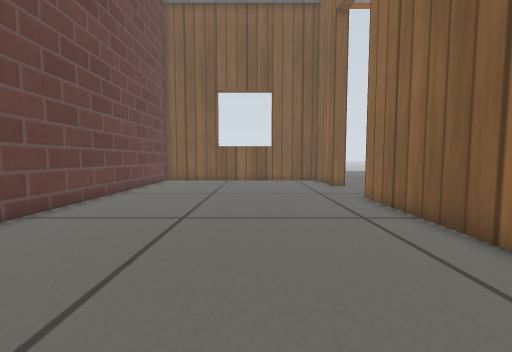
view 1 (above)

12 first-person views from a walk through a world built for the Gazebo simulator. The camera is 0.33 m above the floor, tilts 4° down and sees 90° across. The floor is counted in squares, 0.2 m on a side. Each view is taken from the middle of a square. On the plan, view 1 faces up. The plan holds only what a view shows up to about 14 squares ahead; the rest is blank. Gazebo's built-in surfaces are drawn with simple patterns.

view 2
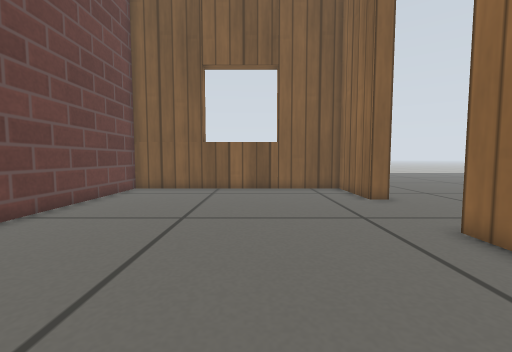

view 3
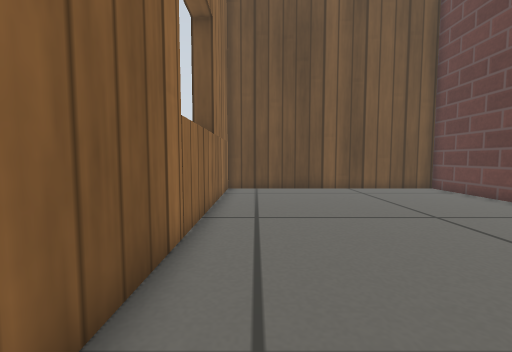

view 4
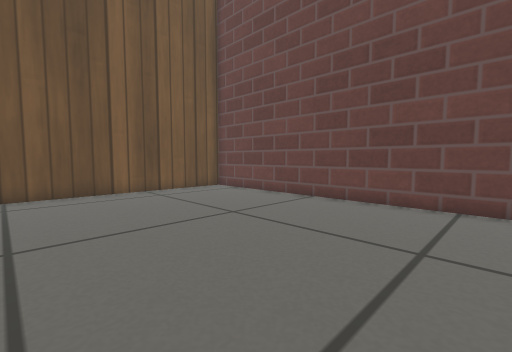

view 5
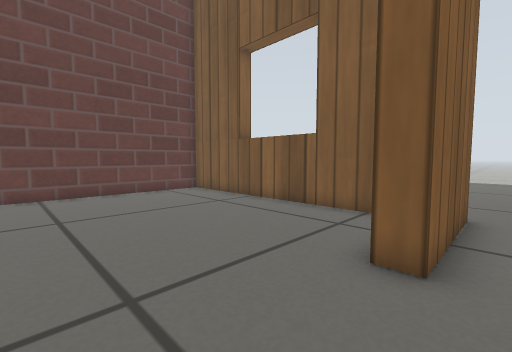

view 6
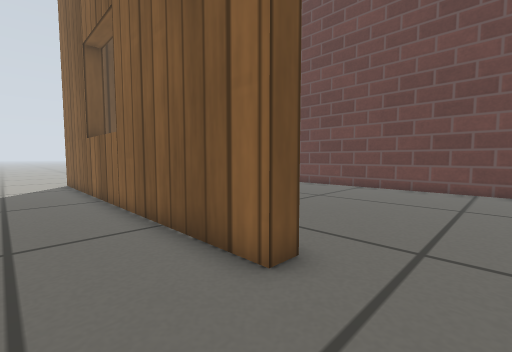

view 7
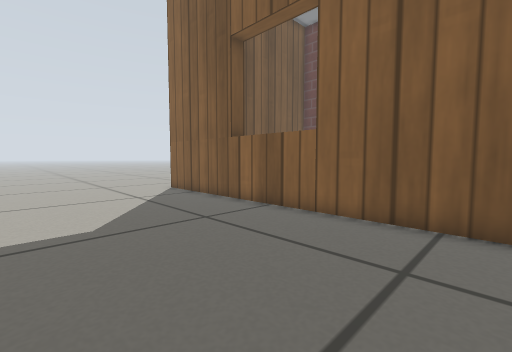

view 8
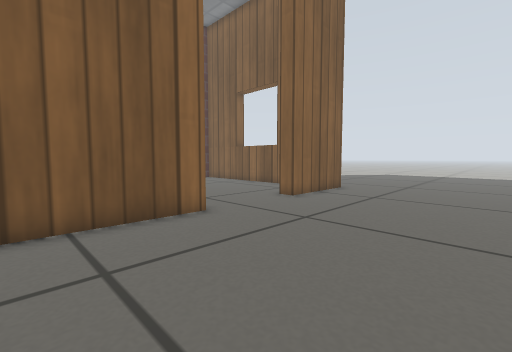

view 9
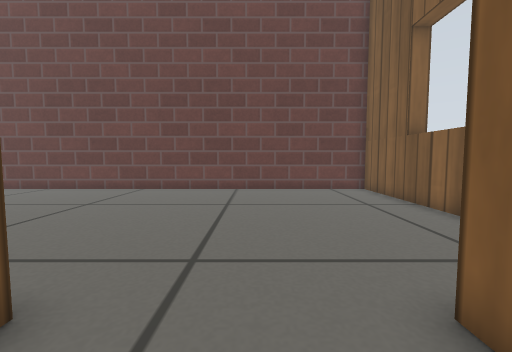

view 10
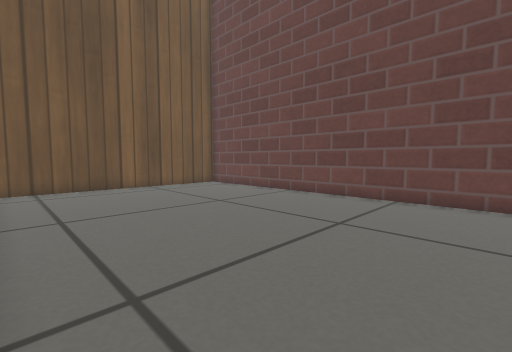

view 11
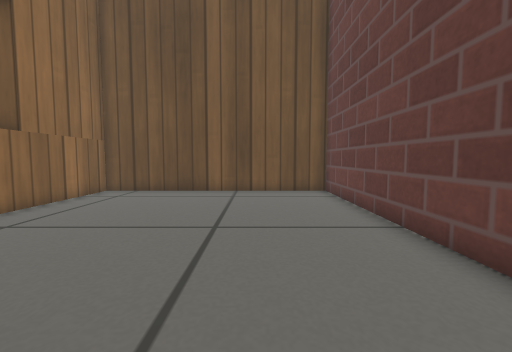

view 12
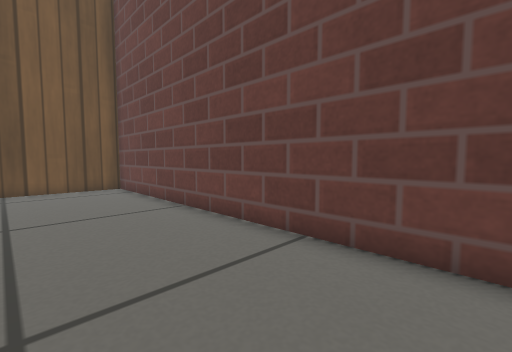

### Floor plan
Points are (right, up) in squares from view 1. A wall is a line through its corners. A room is listed if a view was taken in it or the views show most of it. See-through windows are left out.
Room 1 (views 1, 2, 3, 4, 10, 11, 12)
walls: (4.4, -0.2) (5.2, -0.2); (4.5, 15) (4.5, 18.8) (-6.5, 18.8) (-6.5, -4.7) (4.5, -4.7) (4.5, 10.5)
ways out: open door at (5, 13) to room 2
Room 2 (views 5, 6, 7, 8, 9)
walls: (5.2, 10.5) (5.2, -5.2); (5.2, 19.5) (5.2, 15)
ways out: open door at (5, 13) to room 1

Positions as (right, up) in squares from view 1, and headings:
1: (0, 0), facing up
2: (0, 5), facing up
3: (3, 9), facing down
4: (3, 8), facing down-left
5: (6, 11), facing up-left
6: (8, 13), facing down-left
7: (12, 8), facing down-left
8: (12, 6), facing up-left
9: (7, 13), facing left
10: (4, 10), facing down-left
11: (-3, 8), facing down
12: (-2, 10), facing down-left
